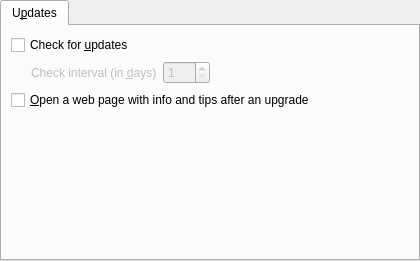
<?xml version="1.0" encoding="UTF-8"?>
<ui version="4.0">
 <class>PrefUpdates</class>
 <widget class="QWidget" name="PrefUpdates">
  <property name="geometry">
   <rect>
    <x>0</x>
    <y>0</y>
    <width>420</width>
    <height>261</height>
   </rect>
  </property>
  <layout class="QVBoxLayout">
   <property name="margin">
    <number>0</number>
   </property>
   <item>
    <widget class="QTabWidget" name="updates_tab">
     <property name="currentIndex">
      <number>0</number>
     </property>
     <widget class="QWidget" name="tab">
      <attribute name="title">
       <string>U&amp;pdates</string>
      </attribute>
      <layout class="QVBoxLayout" name="verticalLayout">
       <item>
        <widget class="QCheckBox" name="updates_check">
         <property name="text">
          <string>Check for &amp;updates</string>
         </property>
        </widget>
       </item>
       <item>
        <widget class="QWidget" name="days_frame" native="true">
         <property name="enabled">
          <bool>false</bool>
         </property>
         <layout class="QHBoxLayout" name="horizontalLayout">
          <property name="margin">
           <number>0</number>
          </property>
          <item>
           <spacer>
            <property name="orientation">
             <enum>Qt::Horizontal</enum>
            </property>
            <property name="sizeType">
             <enum>QSizePolicy::Fixed</enum>
            </property>
            <property name="sizeHint" stdset="0">
             <size>
              <width>20</width>
              <height>20</height>
             </size>
            </property>
           </spacer>
          </item>
          <item>
           <widget class="QLabel" name="label">
            <property name="text">
             <string>Check interval (in &amp;days)</string>
            </property>
            <property name="buddy">
             <cstring>days_spin</cstring>
            </property>
           </widget>
          </item>
          <item>
           <widget class="QSpinBox" name="days_spin">
            <property name="minimum">
             <number>1</number>
            </property>
            <property name="maximum">
             <number>365</number>
            </property>
           </widget>
          </item>
          <item>
           <spacer name="horizontalSpacer">
            <property name="orientation">
             <enum>Qt::Horizontal</enum>
            </property>
            <property name="sizeHint" stdset="0">
             <size>
              <width>165</width>
              <height>20</height>
             </size>
            </property>
           </spacer>
          </item>
         </layout>
        </widget>
       </item>
       <item>
        <widget class="QCheckBox" name="open_page_check">
         <property name="sizePolicy">
          <sizepolicy hsizetype="MinimumExpanding" vsizetype="Fixed">
           <horstretch>0</horstretch>
           <verstretch>0</verstretch>
          </sizepolicy>
         </property>
         <property name="text">
          <string>&amp;Open a web page with info and tips after an upgrade</string>
         </property>
        </widget>
       </item>
       <item>
        <spacer>
         <property name="orientation">
          <enum>Qt::Vertical</enum>
         </property>
         <property name="sizeHint" stdset="0">
          <size>
           <width>354</width>
           <height>61</height>
          </size>
         </property>
        </spacer>
       </item>
      </layout>
     </widget>
    </widget>
   </item>
  </layout>
 </widget>
 <tabstops>
  <tabstop>updates_tab</tabstop>
  <tabstop>updates_check</tabstop>
  <tabstop>days_spin</tabstop>
  <tabstop>open_page_check</tabstop>
 </tabstops>
 <resources/>
 <connections>
  <connection>
   <sender>updates_check</sender>
   <signal>toggled(bool)</signal>
   <receiver>days_frame</receiver>
   <slot>setEnabled(bool)</slot>
   <hints>
    <hint type="sourcelabel">
     <x>169</x>
     <y>57</y>
    </hint>
    <hint type="destinationlabel">
     <x>171</x>
     <y>68</y>
    </hint>
   </hints>
  </connection>
 </connections>
</ui>
